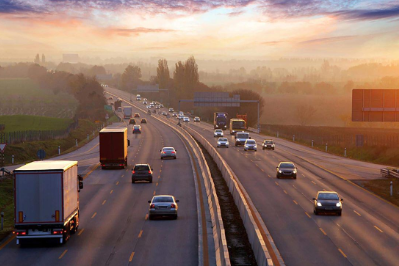
#> input picture Open_CV/resources/images/image2000.png, 399 x 266 px
$ python 17_image_rotation.py
#> lines starting #> are read from the running program, lines starting #| are printed output that depends on the picture
"""
img.shape[:2] extracts the height (h) and width (w) of the image.
center calculates the center point of the image around which the rotation will occur.
---------------------------------------------------------------------
cv2.getRotationMatrix2D(center, angle, scale) Explained:
center: Tuple (x, y) — point around which rotation happens.
angle: Angle in degrees, positive values mean counter-clockwise rotation.
scale: Zoom factor during rotation.
1.0 → keeps size unchanged
>1.0 → zooms in
<1.0 → zooms out
-----------------------------------------------------------------------
cv2.warpAffine(image, M, dsize) Explained:
image: The original image.
M: The transformation matrix (from getRotationMatrix2D).
dsize: The output image size — here it's (w, h) (same size as input).

"""

import cv2

img_path = '../resources/images/image2000.png'

img = cv2.imread(img_path)
#> img is the input picture: shape (266, 399, 3); mean B, G, R 98.7, 110.1, 137

#get image dimensions

(h,w) = img.shape[:2]
#> h = 266; w = 399
center = (w//2,h//2)
#> center = (199, 133)

# Define rotation matrix (e.g., 45 degrees, scale = 1.0)
angle = 60
scale = 0.5

M = cv2.getRotationMatrix2D(center, angle, scale)

# Perform the rotation
rotated = cv2.warpAffine(img, M, (w, h))
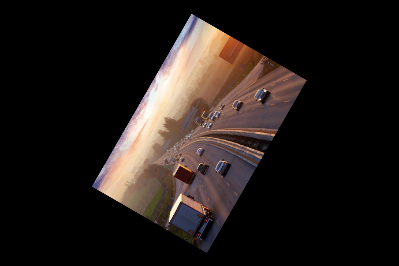
#> rotated: shape (266, 399, 3); mean B, G, R 24.7, 27.5, 34.3

cv2.imshow('rotated', rotated)

cv2.waitKey(0)
cv2.destroyAllWindows()

$ run again, with Open_CV/resources/images/Anime Scenery Wallpaper.jpg saved as Open_CV/resources/images/image2000.png
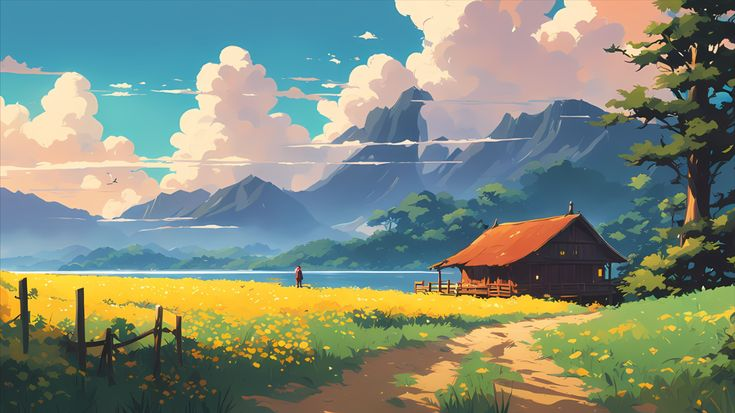
#> input picture Open_CV/resources/images/Anime Scenery Wallpaper.jpg, 735 x 413 px
#> img is the input picture: shape (413, 735, 3); mean B, G, R 123.4, 140, 129.1
#> `rotated = cv2.warpAffine(img, M, (w, h))`:
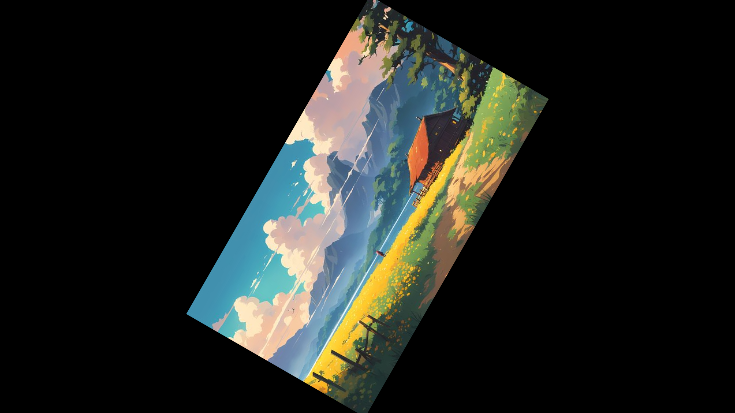
#> rotated: shape (413, 735, 3); mean B, G, R 30.9, 35, 32.3

$ run again, with Open_CV/resources/images/Valentines Anime Desktop wallpaper.jpg saved as Open_CV/resources/images/image2000.png
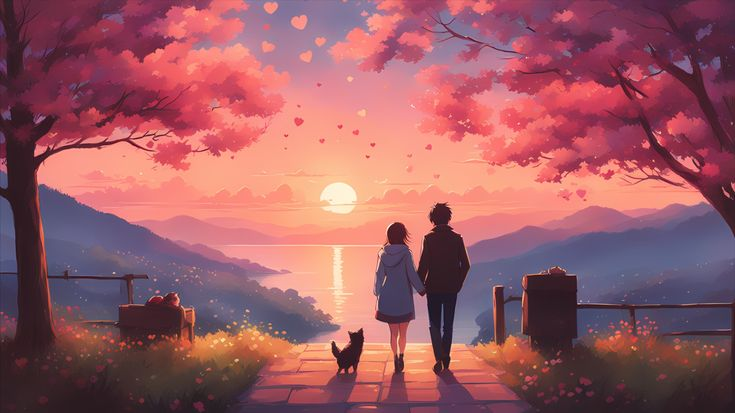
#> input picture Open_CV/resources/images/Valentines Anime Desktop wallpaper.jpg, 735 x 413 px
#> img is the input picture: shape (413, 735, 3); mean B, G, R 100, 91.6, 155.4
#> `rotated = cv2.warpAffine(img, M, (w, h))`:
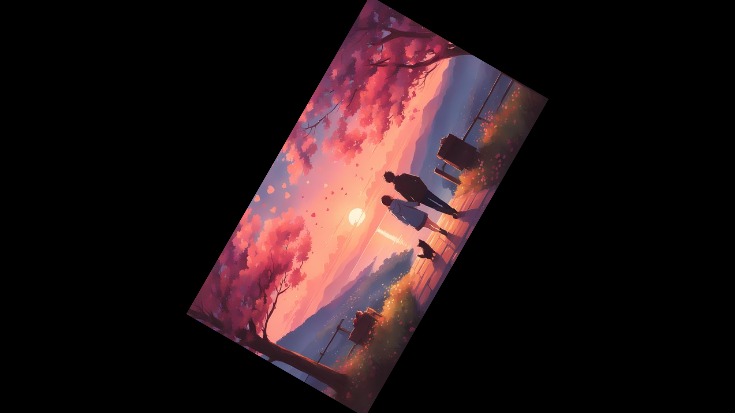
#> rotated: shape (413, 735, 3); mean B, G, R 25, 22.9, 38.8
